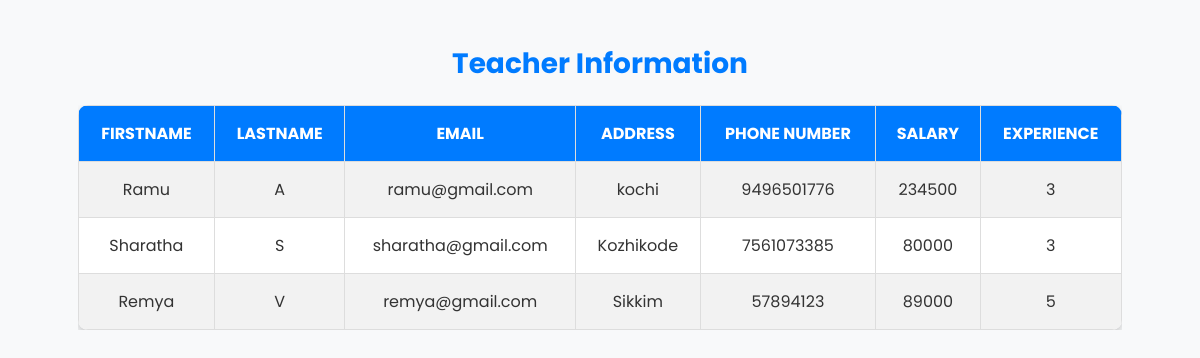
/viewteacheradmin, run on an earlier commit of the app's database.
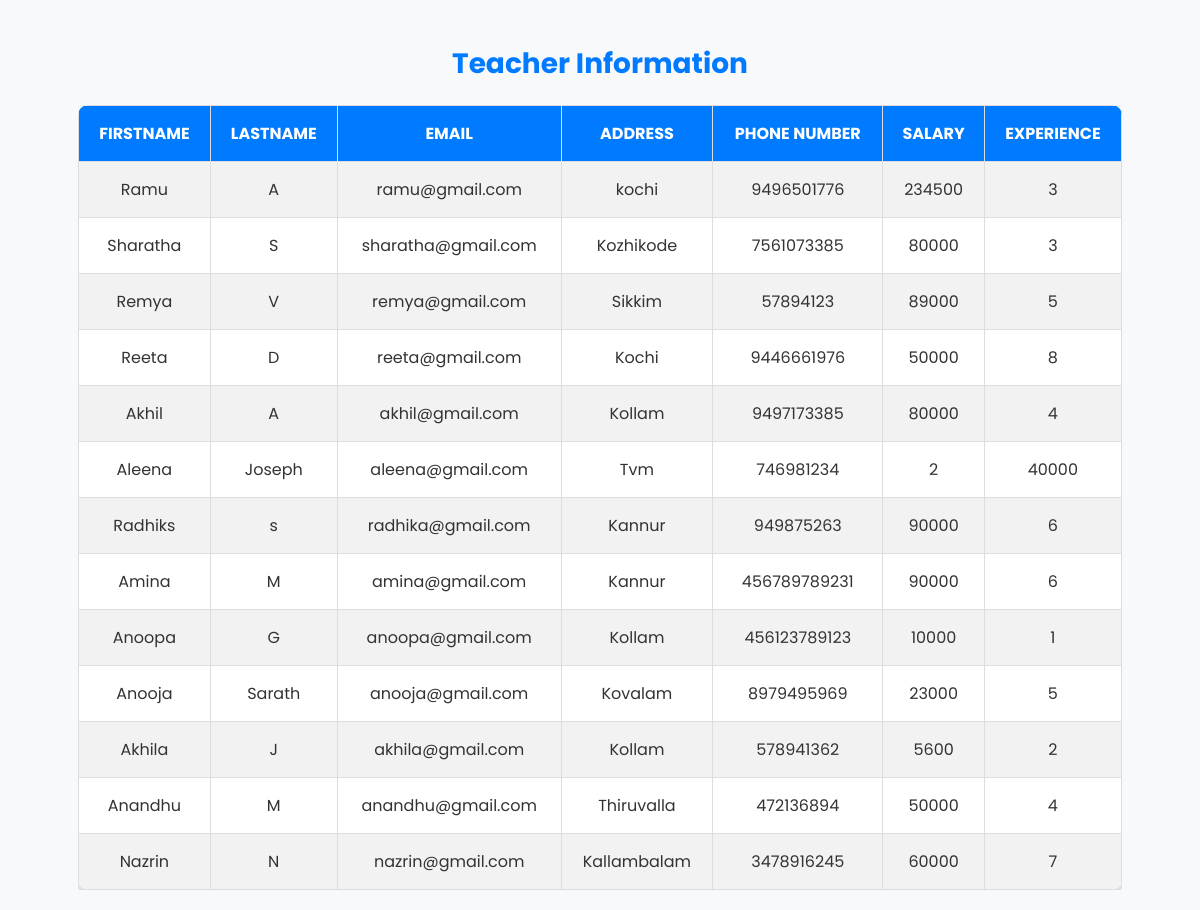
And on a later commit of the database.
### App/models.py (models this page shows)
class Teacher(models.Model):
    teacher_id=models.ForeignKey(User,on_delete=models.CASCADE)
    address=models.CharField(max_length=200)
    phone_number=models.IntegerField()
    experience=models.CharField(max_length=20)
    salary=models.IntegerField()

class User(AbstractUser):
    usertype=models.CharField(max_length=20)

### App/views.py (the view)
# urls.py: path("viewteacheradmin",view_teacher_by_admin),
def view_teacher_by_admin(request):
   v=Teacher.objects.select_related('teacher_id').all()
   return render (request,'view_teacher.html',{'fun':v})

### App/templates/view_teacher.html (shortened to what this page needs)
<!DOCTYPE html>
<html lang="en">
<head>
</head>
<body>
    <h2>Teacher Information</h2>
    <div class="table-container">
        <table>
            <tr>
                <th>Firstname</th>
                <th>Lastname</th>
                <th>Email</th>
                <th>Address</th>
                <th>Phone Number</th>
                <th>Salary</th>
                <th>Experience</th>
            </tr>
            {% for i in fun %}
            <tr>
                <td>{{ i.teacher_id.first_name }}</td>
                <td>{{ i.teacher_id.last_name }}</td>
                <td>{{ i.teacher_id.email }}</td>
                <td>{{ i.address }}</td>
                <td>{{ i.phone_number }}</td>
                <td>{{ i.salary }}</td>
                <td>{{ i.experience }}</td>
            </tr>
            {% endfor %}
        </table>
    </div>
</body>
</html>

What changed in the data, as far as the page shows it:
added Teacher: teacher_id.first_name "Reeta", teacher_id.last_name "D", teacher_id.email "reeta@gmail.com", address "Kochi", phone_number "9446661976", salary "50000", experience "8"
added Teacher: teacher_id.first_name "Akhil", teacher_id.last_name "A", teacher_id.email "akhil@gmail.com", address "Kollam", phone_number "9497173385", salary "80000", experience "4"
added Teacher: teacher_id.first_name "Aleena", teacher_id.last_name "Joseph", teacher_id.email "aleena@gmail.com", address "Tvm", phone_number "746981234", salary "2", experience "40000"
added Teacher: teacher_id.first_name "Radhiks", teacher_id.last_name "s", teacher_id.email "radhika@gmail.com", address "Kannur", phone_number "949875263", salary "90000", experience "6"
added Teacher: teacher_id.first_name "Amina", teacher_id.last_name "M", teacher_id.email "amina@gmail.com", address "Kannur", phone_number "456789789231", salary "90000", experience "6"
added Teacher: teacher_id.first_name "Anoopa", teacher_id.last_name "G", teacher_id.email "anoopa@gmail.com", address "Kollam", phone_number "456123789123", salary "10000", experience "1"
added Teacher: teacher_id.first_name "Anooja", teacher_id.last_name "Sarath", teacher_id.email "anooja@gmail.com", address "Kovalam", phone_number "8979495969", salary "23000", experience "5"
added Teacher: teacher_id.first_name "Akhila", teacher_id.last_name "J", teacher_id.email "akhila@gmail.com", address "Kollam", phone_number "578941362", salary "5600", experience "2"
added Teacher: teacher_id.first_name "Anandhu", teacher_id.last_name "M", teacher_id.email "anandhu@gmail.com", address "Thiruvalla", phone_number "472136894", salary "50000", experience "4"
added Teacher: teacher_id.first_name "Nazrin", teacher_id.last_name "N", teacher_id.email "nazrin@gmail.com", address "Kallambalam", phone_number "3478916245", salary "60000", experience "7"
